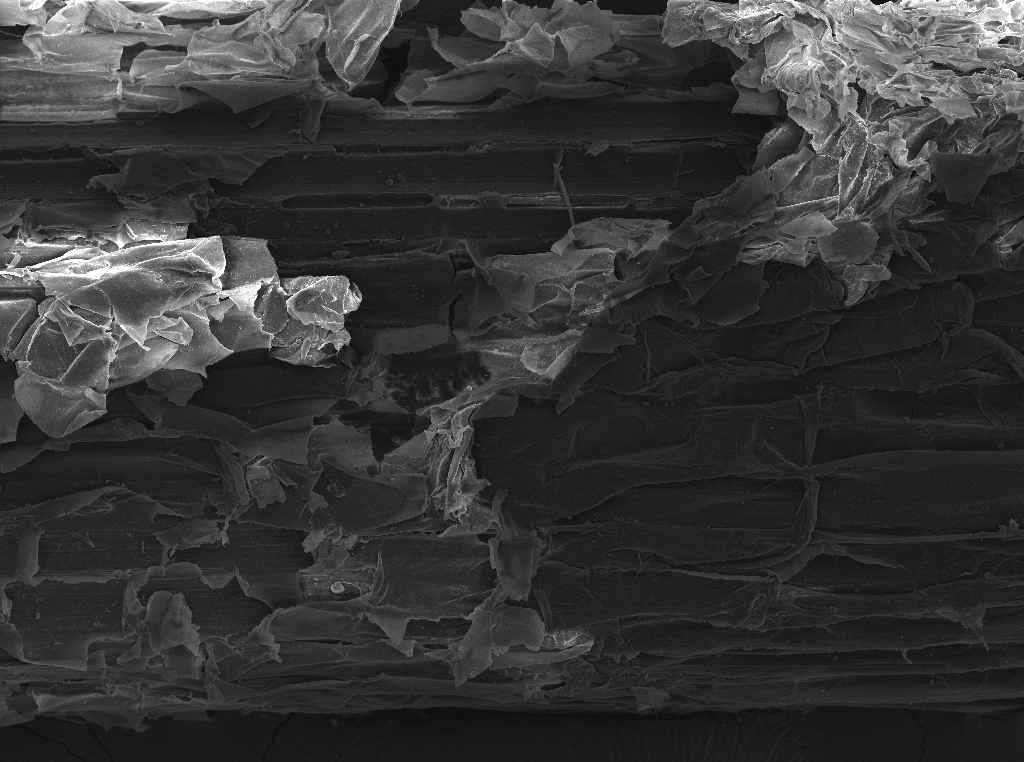
#> input picture 2-DADOS/MEV/3%/100_u_500.tif, 1024 x 762 px
$ python gerar_paineis_mev_final_en.py   (older library calls are emulated)
#> lines starting #> are read from the running program, lines starting #| are printed output that depends on the picture; after the words box and inside, x2 and y2 are one past the last pixel; in counts of white or black regions, pixels touching at a corner belong together
import cv2
import numpy as np
import matplotlib.pyplot as plt
from skimage import morphology, feature, filters, measure
from skimage.measure import regionprops, label
try:
    from skimage.feature import graycomatrix, graycoprops
except ImportError:
    from skimage.feature import greycomatrix as graycomatrix
    from skimage.feature import greycoprops as graycoprops
from scipy.ndimage import generic_filter
from pathlib import Path
import warnings

warnings.filterwarnings('ignore')

class MEVAnalyzer:
    """Morphometric analyzer for SEM images (Adapted from Review Article)"""

    def load_image(self, image_path):
        # Read with Windows/Unicode path support
        stream = open(image_path, "rb")
        bytes = bytearray(stream.read())
        numpyarray = np.asarray(bytes, dtype=np.uint8)
        img = cv2.imdecode(numpyarray, cv2.IMREAD_GRAYSCALE)

        if img is None:
            raise ValueError(f"Error loading: {image_path}")

        # Normalize
        img = cv2.normalize(img, None, 0, 255, cv2.NORM_MINMAX)
        return img

    def analyze_porosity(self, img):
        # Otsu Threshold
        _, binary = cv2.threshold(img, 0, 255, cv2.THRESH_BINARY_INV + cv2.THRESH_OTSU)

        # Clean noise
        kernel = cv2.getStructuringElement(cv2.MORPH_ELLIPSE, (3, 3))
        binary = cv2.morphologyEx(binary, cv2.MORPH_OPEN, kernel)

        # Calculate %
        porosity_pct = (np.sum(binary > 0) / img.size) * 100

        return binary, porosity_pct

    def analyze_structure(self, img):
        # Adaptive threshold for fibers
        binary = cv2.adaptiveThreshold(
            img, 255, cv2.ADAPTIVE_THRESH_GAUSSIAN_C,
            cv2.THRESH_BINARY_INV, 11, 2
        )

        # Skeletonize
        skeleton = morphology.skeletonize(binary > 0)

        # Density
        density = np.sum(skeleton) / skeleton.size * 100

        return skeleton, density

    def analyze_roughness(self, img):
        # Local variance (roughness)
        local_var = generic_filter(img.astype(float), np.var, size=7)
        mean_roughness = np.mean(local_var)
        return local_var, mean_roughness

def create_comparative_panel():
    base_dir = Path(r"C:\Users\vidal\OneDrive\Documentos\13 - CLONEGIT\artigo-posdoc\1-ARTIGO_LC_K\2-DADOSLC\MEV")

    # Image definitions (500x)
    # Adjust according to files found
    images_map = {
        "Untreated": base_dir / "NAO_TRATADAS" / "100_u_500.tif",
        "3% NaOH": base_dir / "3%" / "100_u_500.tif",
        "6% NaOH": base_dir / "6%" / "100_u_500.tif",
        "9% NaOH": base_dir / "9%" / "100_u_500.tif"
    }

    # Check existence
    for label, path in images_map.items():
        if not path.exists():
            print(f"ERROR: Image not found for {label}: {path}")
            # Try fallback for 9% if 503x doesn't exist
            if label == "9% NaOH":
                fallback = base_dir / "9%" / "505x.tif"
                if fallback.exists():
                    print(f"  -> Using fallback: {fallback}")
                    images_map[label] = fallback
                else:
                    return
            else:
                return

    analyzer = MEVAnalyzer()

    # Set up Grid: 4 Columns (Treatments) x 4 Rows (Original, Pores, Skeleton, Roughness)

    fig, axes = plt.subplots(4, 4, figsize=(20, 16))
    plt.subplots_adjust(wspace=0.1, hspace=0.2)

    cols = ["Untreated", "3% NaOH", "6% NaOH", "9% NaOH"]
    rows = ["Original", "Porosity (Mask)", "Fibrillar Skeleton", "Roughness (Heatmap)"]

    # Column titles
    for ax, col in zip(axes[0], cols):
        ax.set_title(col, fontsize=14, fontweight='bold')

    # Row titles (in first column)
    for ax, row in zip(axes[:, 0], rows):
        ax.set_ylabel(row, fontsize=14, fontweight='bold')

    results_data = {}

    print("\n--- QUANTITATIVE RESULTS ---")
    print(f"{'Treatment':<20} | {'Porosity (%)':<15} | {'Density (%)':<15} | {'Roughness':<15}")
    print("-" * 75)

    for idx, (label_name, img_path) in enumerate(images_map.items()):
        print(f"Processing {label_name}...")
        img = analyzer.load_image(img_path)
#> in load_image, img is the input picture: shape (762, 1024); min 14, max 255, mean 54.2

        # 1. Original
        axes[0, idx].imshow(img, cmap='gray')
        axes[0, idx].axis('off')

        # 2. Porosity
        mask, porosity = analyzer.analyze_porosity(img)
#> in analyze_porosity, `_, binary = cv2.threshold(img, 0, 255, cv2.THRESH_BINARY_INV + cv2.THR..`:
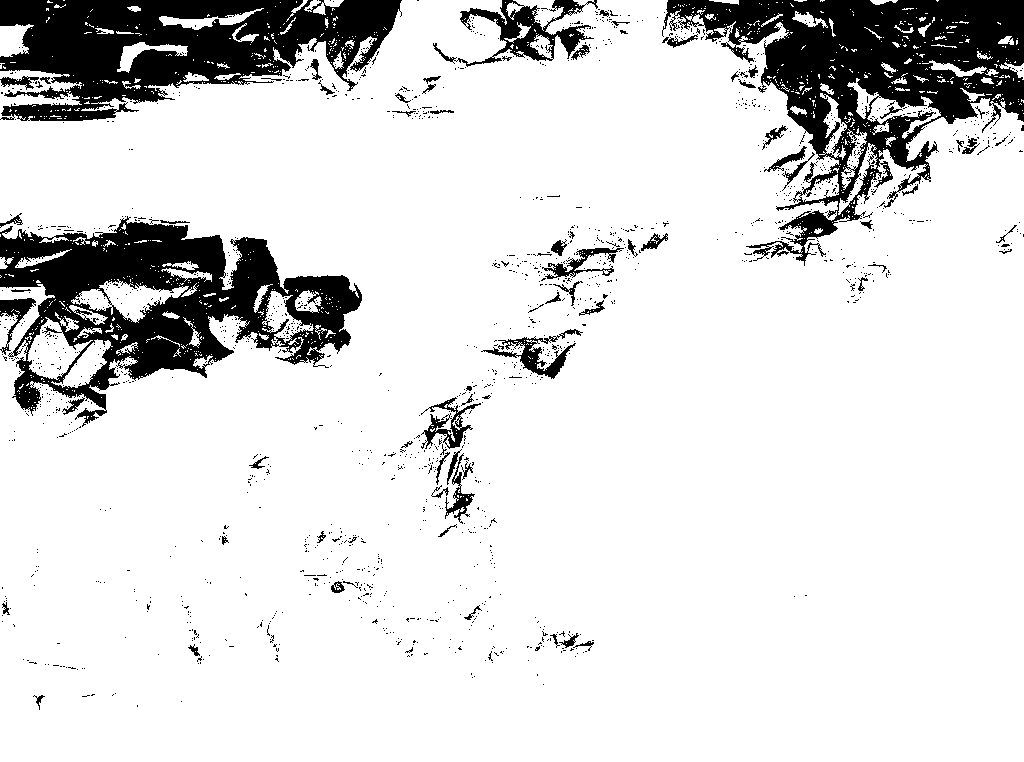
#> binary: shape (762, 1024); 86% white; 1553 black regions (1478 under 20 px), largest, box (x1, y1, x2, y2) and area: (662, 0, 1024, 266) 35078, (0, 216, 362, 427) 30742, (0, 0, 402, 121) 28344
#> in analyze_porosity, `binary = cv2.morphologyEx(binary, cv2.MORPH_OPEN, kernel)`:
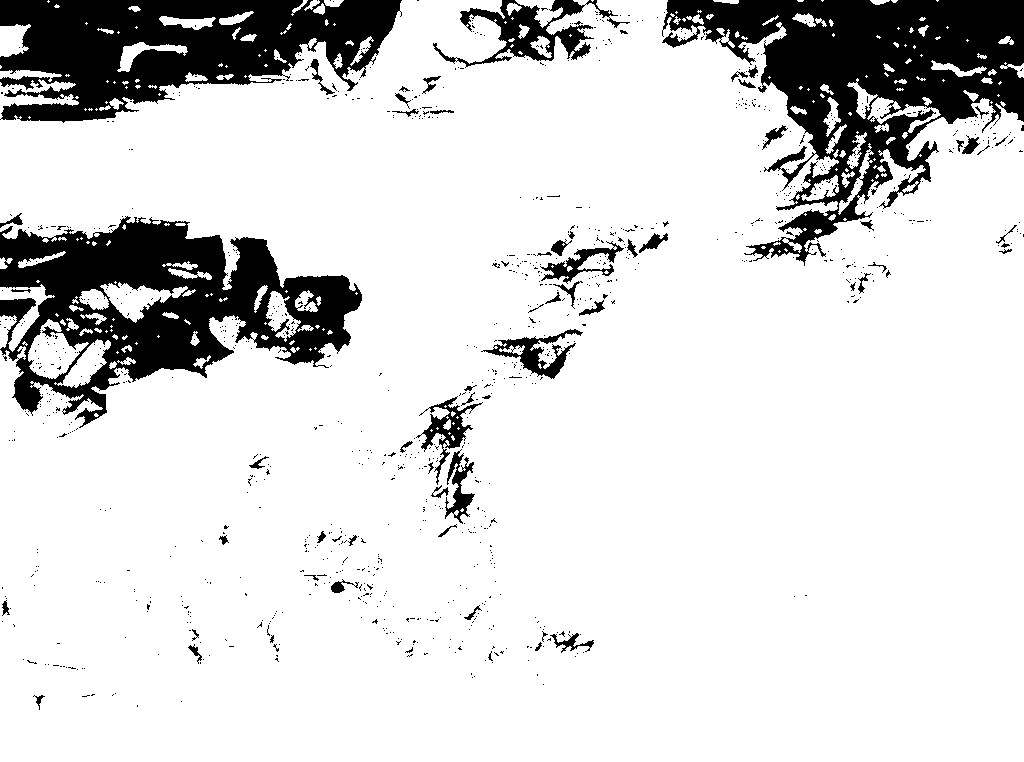
#> binary: shape (762, 1024); 84.9% white; 1025 black regions (962 under 20 px), largest, box (x1, y1, x2, y2) and area: (662, 0, 1024, 266) 38806, (0, 216, 362, 428) 34203, (0, 0, 402, 123) 30094
#> in analyze_porosity, `porosity_pct = (np.sum(binary > 0) / img.size) * 100`: porosity_pct = 84.92
#> porosity = 84.92
        axes[1, idx].imshow(img, cmap='gray', alpha=0.7)
        axes[1, idx].imshow(mask, cmap='Reds', alpha=0.5)
        axes[1, idx].axis('off')
        axes[1, idx].text(0.5, -0.1, f"Porosity: {porosity:.1f}%",
                         transform=axes[1, idx].transAxes, ha='center', fontsize=11, fontweight='bold')

        # 3. Skeleton
        skeleton, density = analyzer.analyze_structure(img)
#> in analyze_structure, `binary = cv2.adaptiveThreshold( img, 255, cv2.ADAPTIVE_THRESH_GAUSSIAN..`:
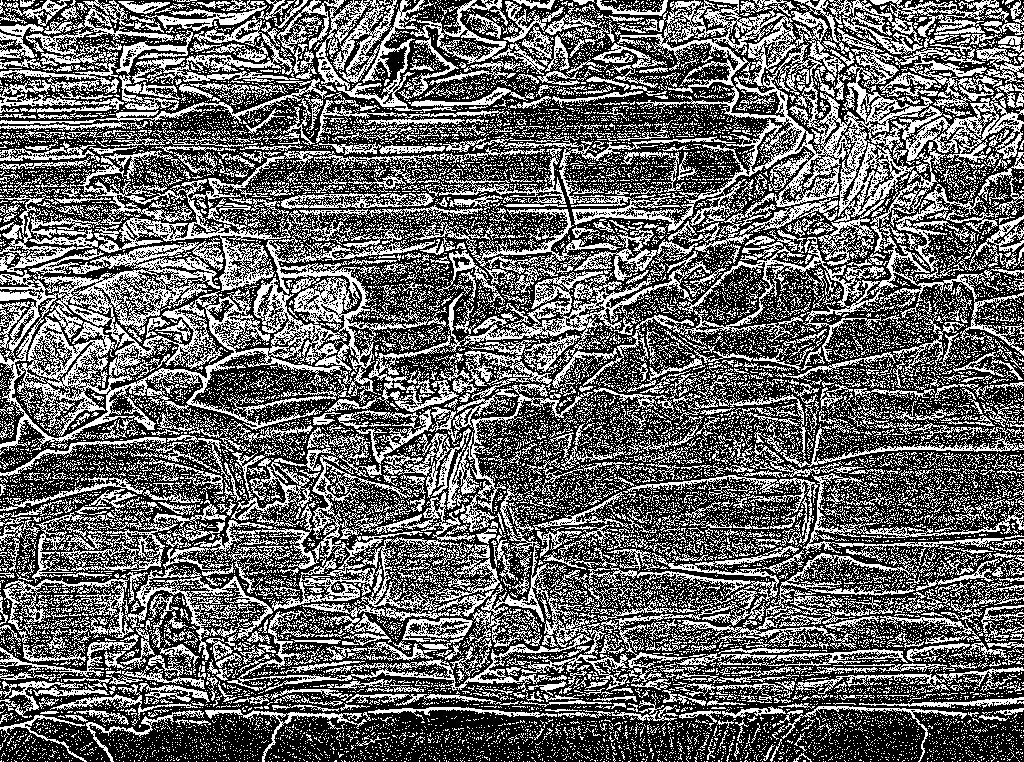
#> binary: shape (762, 1024); 39.9% white in thin lines or dots
#> in analyze_structure, `skeleton = morphology.skeletonize(binary > 0)`:
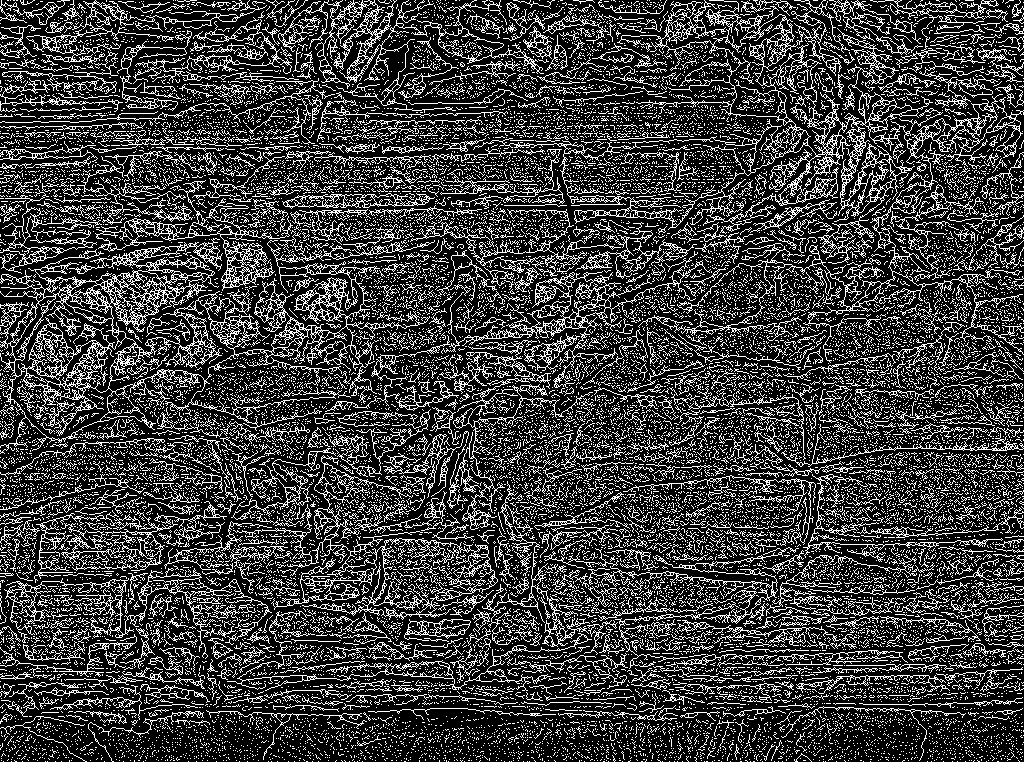
#> skeleton: shape (762, 1024) bool; 24% white in thin lines or dots
#> in analyze_structure, `density = np.sum(skeleton) / skeleton.size * 100`: density = 23.96
#> density = 23.96
        axes[2, idx].imshow(img, cmap='gray', alpha=0.6)
        axes[2, idx].imshow(skeleton, cmap='hot', alpha=0.7)
        axes[2, idx].axis('off')
        axes[2, idx].text(0.5, -0.1, f"Density: {density:.1f}%",
                         transform=axes[2, idx].transAxes, ha='center', fontsize=11, fontweight='bold')

        # 4. Roughness
        roughness_map, mean_rough = analyzer.analyze_roughness(img)
#> in analyze_roughness, `local_var = generic_filter(img.astype(float), np.var, size=7)`:
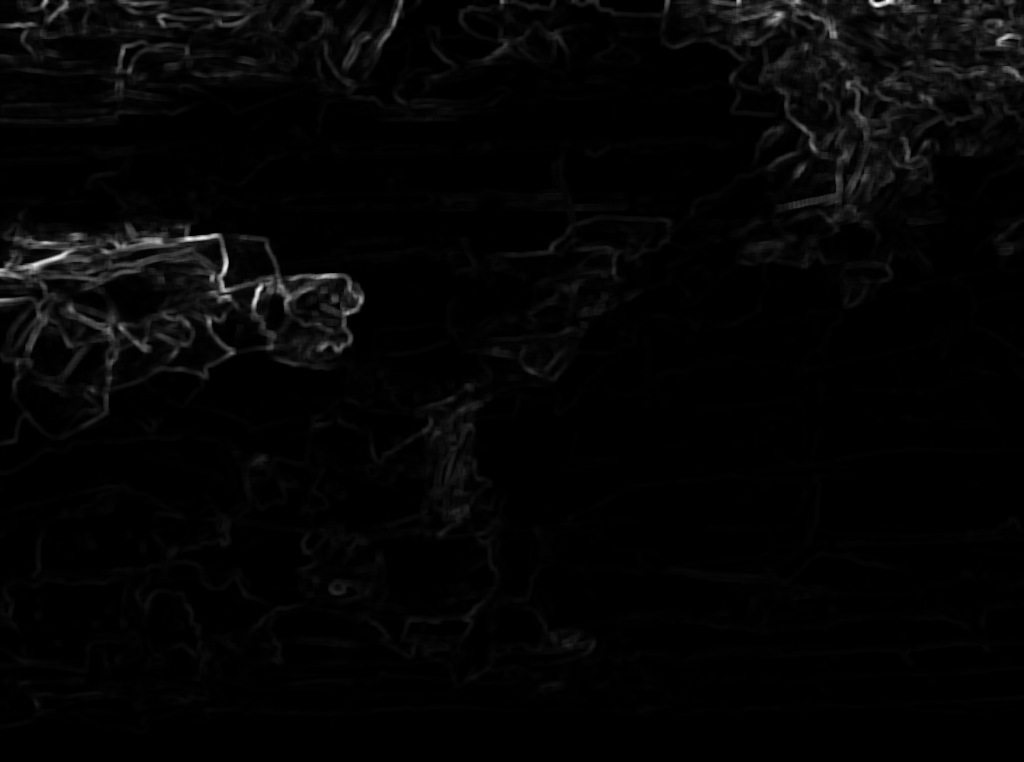
#> local_var: shape (762, 1024) float64; min 0.307, max 10957.5, mean 220.5; drawn with min black and max white
#> in analyze_roughness, `mean_roughness = np.mean(local_var)`: mean_roughness = 220.5
#> mean_rough = 220.5
        im = axes[3, idx].imshow(roughness_map, cmap='jet')
        axes[3, idx].axis('off')
        axes[3, idx].text(0.5, -0.1, f"Roughness: {mean_rough:.1f}",
                         transform=axes[3, idx].transAxes, ha='center', fontsize=11, fontweight='bold')

        print(f"{label_name:<20} | {porosity:<15.2f} | {density:<15.2f} | {mean_rough:<15.2f}")
#| Untreated            | 84.92           | 23.96           | 220.50

        # Add colorbar only in last column of roughness
        if idx == 3:
            cbar_ax = fig.add_axes([0.92, 0.15, 0.01, 0.15])
            fig.colorbar(im, cax=cbar_ax)

    # Save
    output_path = base_dir.parent / "figura_painel_comparativo_500x_en.png"
    plt.savefig(output_path, dpi=300, bbox_inches='tight')
    print(f"Figure saved at: {output_path}")

if __name__ == "__main__":
#> (the run stopped early here; a loop or call above may not have finished)
